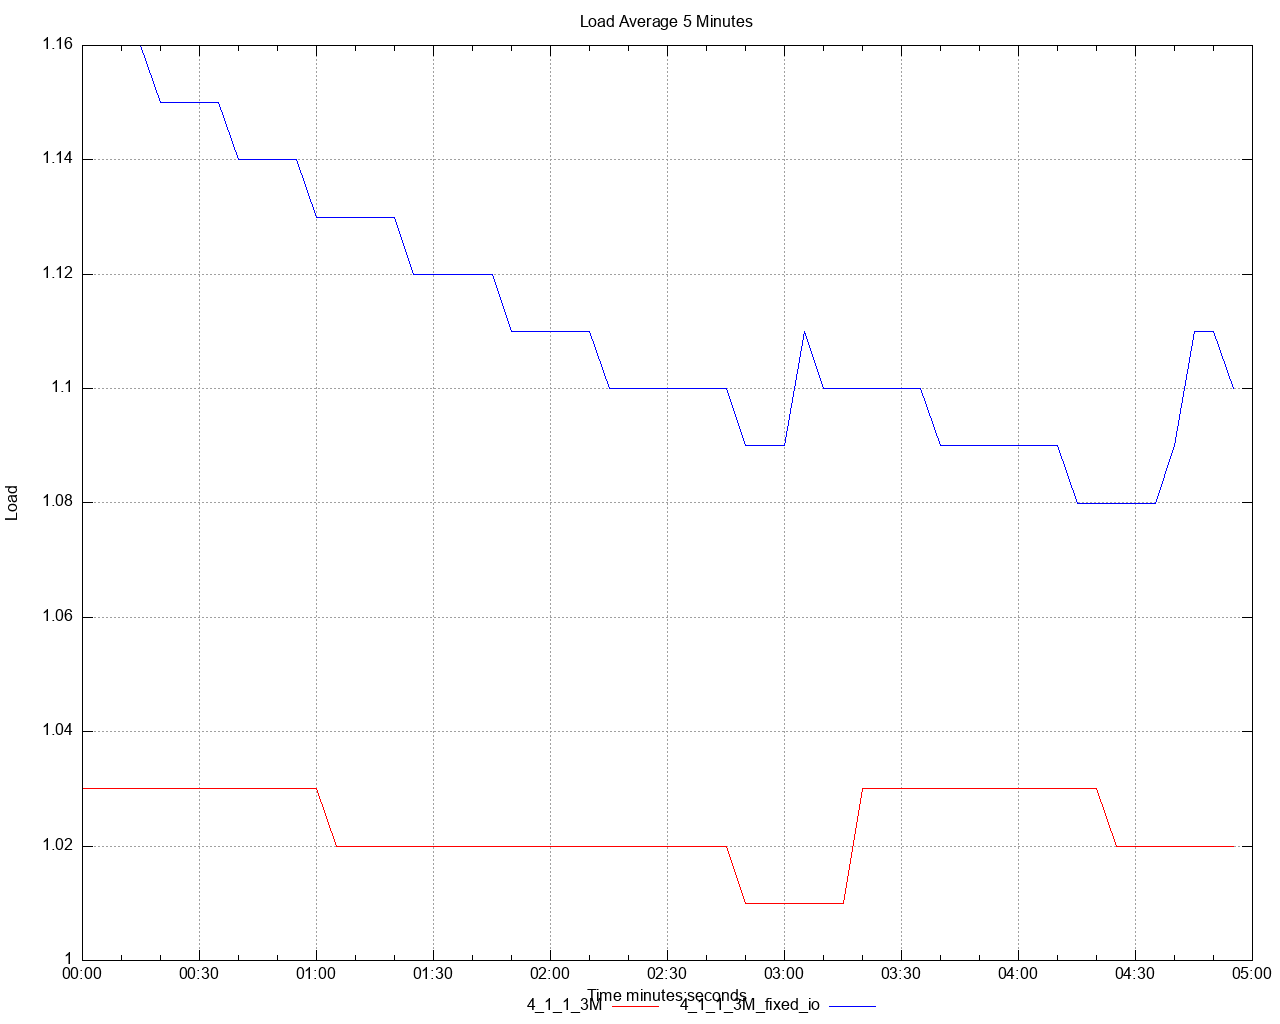

gnuplot code for this plot:
set title 'Load Average 5 Minutes' noenhanced
set style data lines
set datafile separator ","
set terminal png size 1280,1024
set grid
set key below
set xdata time
set timefmt "%s"
offset = 0
t0(x)=(offset=($0==0) ? x : offset, x - offset)
set xlabel 'Time minutes:seconds'
set ylabel 'Load'
set output '/Users/ahmet.mircik/simulator/tests/report_3M_rate_limit_fixed_io/dstat/load_average_5m_A2.png'
plot \
   '/Users/ahmet.mircik/simulator/tests/report_3M_rate_limit_fixed_io/data/load_average_5m_A2_1.data' using (t0(timecolumn(1))):2 title "4_1_1_3M" noenhanced lt rgb "red", \
   '/Users/ahmet.mircik/simulator/tests/report_3M_rate_limit_fixed_io/data/load_average_5m_A2_2.data' using (t0(timecolumn(1))):2 title "4_1_1_3M_fixed_io" noenhanced lt rgb "blue", \
